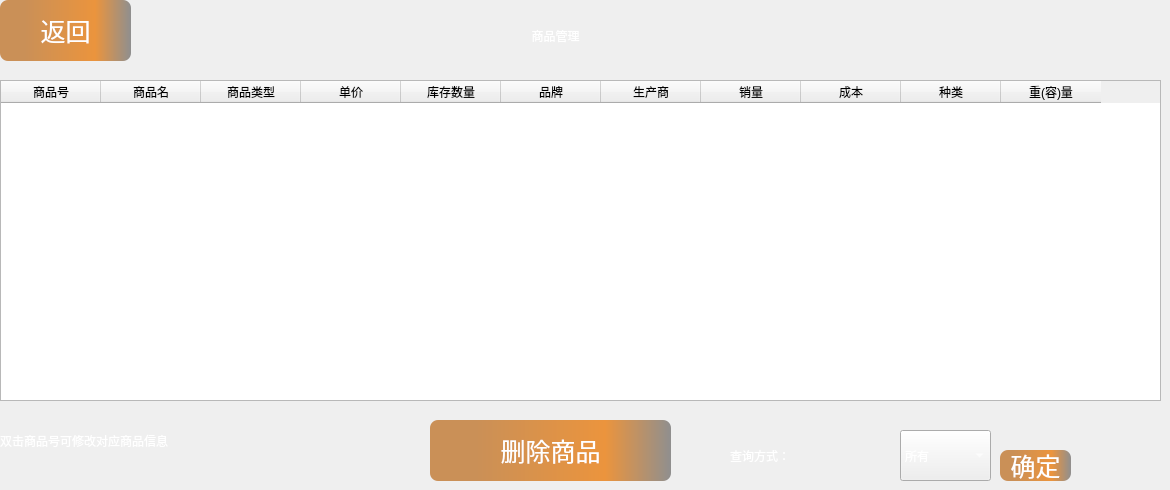
      <widget class="QWidget" name="managerPg">
       <widget class="QLabel" name="label_24">
        <property name="geometry">
         <rect>
          <x>350</x>
          <y>-10</y>
          <width>411</width>
          <height>91</height>
         </rect>
        </property>
        <property name="styleSheet">
         <string notr="true">font: 36pt &quot;楷体&quot;;
color: rgb(255, 255, 255);</string>
        </property>
        <property name="text">
         <string>商品管理</string>
        </property>
        <property name="alignment">
         <set>Qt::AlignCenter</set>
        </property>
       </widget>
       <widget class="QTableWidget" name="comsManTab">
        <property name="geometry">
         <rect>
          <x>0</x>
          <y>80</y>
          <width>1161</width>
          <height>321</height>
         </rect>
        </property>
        <property name="styleSheet">
         <string notr="true">.QTableWidget
{
color: rgb(255, 255, 255);
font: 13pt &quot;楷体&quot;;
}</string>
        </property>
        <column>
         <property name="text">
          <string>商品号</string>
         </property>
        </column>
        <column>
         <property name="text">
          <string>商品名</string>
         </property>
        </column>
        <column>
         <property name="text">
          <string>商品类型</string>
         </property>
        </column>
        <column>
         <property name="text">
          <string>单价</string>
         </property>
        </column>
        <column>
         <property name="text">
          <string>库存数量</string>
         </property>
        </column>
        <column>
         <property name="text">
          <string>品牌</string>
         </property>
        </column>
        <column>
         <property name="text">
          <string>生产商</string>
         </property>
        </column>
        <column>
         <property name="text">
          <string>销量</string>
         </property>
        </column>
        <column>
         <property name="text">
          <string>成本</string>
         </property>
        </column>
        <column>
         <property name="text">
          <string>种类</string>
         </property>
        </column>
        <column>
         <property name="text">
          <string>重(容)量</string>
         </property>
        </column>
       </widget>
       <widget class="QPushButton" name="backBtn_5">
        <property name="geometry">
         <rect>
          <x>0</x>
          <y>0</y>
          <width>131</width>
          <height>61</height>
         </rect>
        </property>
        <property name="styleSheet">
         <string notr="true">background-color: qlineargradient(spread:pad, x1:0, y1:0, x2:1, y2:0, stop:0.189944 rgba(202, 144, 87, 255), stop:0.726257 rgba(235, 148, 61, 255), stop:1 rgba(143, 143, 143, 255));
font: 9pt &quot;楷体&quot;;
font-size:25px;
color: rgb(255, 255, 255);
border:none;
border-radius:8px</string>
        </property>
        <property name="text">
         <string>返回</string>
        </property>
       </widget>
       <widget class="QLabel" name="label_25">
        <property name="geometry">
         <rect>
          <x>730</x>
          <y>430</y>
          <width>161</width>
          <height>51</height>
         </rect>
        </property>
        <property name="styleSheet">
         <string notr="true">font: 25pt &quot;楷体&quot;;
color: rgb(255, 255, 255);</string>
        </property>
        <property name="text">
         <string>查询方式：</string>
        </property>
       </widget>
       <widget class="QComboBox" name="searchKeyBox">
        <property name="geometry">
         <rect>
          <x>900</x>
          <y>430</y>
          <width>91</width>
          <height>51</height>
         </rect>
        </property>
        <property name="styleSheet">
         <string notr="true">color: rgb(255, 255, 255);</string>
        </property>
        <property name="currentIndex">
         <number>4</number>
        </property>
        <item>
         <property name="text">
          <string>商品号</string>
         </property>
        </item>
        <item>
         <property name="text">
          <string>商品名</string>
         </property>
        </item>
        <item>
         <property name="text">
          <string>品牌</string>
         </property>
        </item>
        <item>
         <property name="text">
          <string>类型</string>
         </property>
        </item>
        <item>
         <property name="text">
          <string>所有 </string>
         </property>
        </item>
       </widget>
       <widget class="QPushButton" name="startSeachBtn">
        <property name="geometry">
         <rect>
          <x>1000</x>
          <y>450</y>
          <width>71</width>
          <height>31</height>
         </rect>
        </property>
        <property name="styleSheet">
         <string notr="true">background-color: qlineargradient(spread:pad, x1:0, y1:0, x2:1, y2:0, stop:0.189944 rgba(202, 144, 87, 255), stop:0.726257 rgba(235, 148, 61, 255), stop:1 rgba(143, 143, 143, 255));
font: 9pt &quot;楷体&quot;;
font-size:25px;
color: rgb(255, 255, 255);
border:none;
border-radius:8px</string>
        </property>
        <property name="text">
         <string>确定</string>
        </property>
       </widget>
       <widget class="QLabel" name="label_26">
        <property name="geometry">
         <rect>
          <x>0</x>
          <y>420</y>
          <width>351</width>
          <height>41</height>
         </rect>
        </property>
        <property name="styleSheet">
         <string notr="true">font: 18pt &quot;楷体&quot;;
color: rgb(255, 255, 255);</string>
        </property>
        <property name="text">
         <string>双击商品号可修改对应商品信息</string>
        </property>
       </widget>
       <widget class="QPushButton" name="deleteBtn">
        <property name="geometry">
         <rect>
          <x>430</x>
          <y>420</y>
          <width>241</width>
          <height>61</height>
         </rect>
        </property>
        <property name="styleSheet">
         <string notr="true">background-color: qlineargradient(spread:pad, x1:0, y1:0, x2:1, y2:0, stop:0.189944 rgba(202, 144, 87, 255), stop:0.726257 rgba(235, 148, 61, 255), stop:1 rgba(143, 143, 143, 255));
font: 9pt &quot;楷体&quot;;
font-size:25px;
color: rgb(255, 255, 255);
border:none;
border-radius:8px</string>
        </property>
        <property name="text">
         <string>删除商品</string>
        </property>
       </widget>
      </widget>
